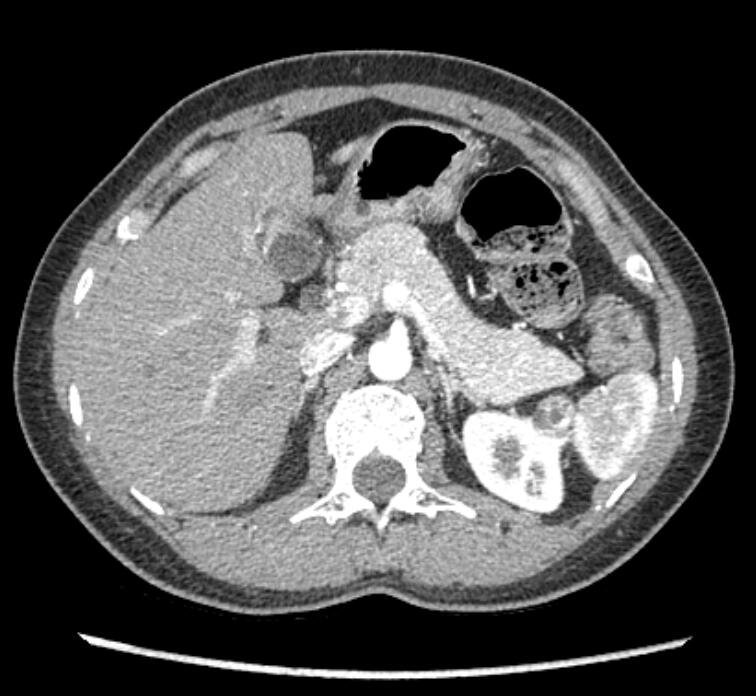
//> input picture IPAndCV/ImagePreprocess/test02.jpg, 756 x 696 px
$ ./ImagePreprocess   (built with g++ and OpenCV 4)
//> lines starting //> are read from the running program, lines starting //| are printed output that depends on the picture
### IPAndCV/ImagePreprocess/ImagePreprocess/zImageIO.h

/*****************************************
  This program is used to Read and Write
  images.
  author: zhonghy
  date:   2018-12-5

******************************************/

#ifndef __ZIMAGEIO_H__
#define __ZIMAGEIO_H__

#include "opencv2/imgproc.hpp"
#include "opencv2/imgcodecs.hpp"
#include "opencv2/highgui.hpp"

#include <iostream>
#include <string>
#include <vector>
#include <map>

using namespace cv;
using namespace std;

typedef struct ImageInfo
{
	int xDim;
	int yDim;
	int sliceDim;
	enum   imageType{JPEG, DICOM, TIFF};
}ImageDim;

class zImageIO
{

public:
	zImageIO()
	{
	   m_imageInfo.xDim = 0;
	   m_imageInfo.yDim = 0;
	   m_imageInfo.sliceDim = 0;
	   //m_imageData = Mat::zeros(m_imageInfo.xDim, m_imageInfo.yDim, CV_16S);
	};
	~zImageIO(){};
	int SetImageData(cv::Mat &src);
    int ReadImageData(std::string fileName);
	Mat &GetImageData()
	{
		return m_imageData;
	}

private:
	cv::Mat   m_imageData;
	ImageDim  m_imageInfo;
};

#endif

### IPAndCV/ImagePreprocess/ImagePreprocess/zImageIO.cpp

/*****************************************
  Class zImageIO implement file.
  images.
  author: zhonghy
  date:   2018-12-5

******************************************/

#include "zImageIO.h"

int zImageIO::ReadImageData(std::string fileName)
{
	m_imageData = imread(fileName, IMREAD_COLOR);
//> m_imageData is the input picture: 696 rows x 756 cols, CV_8UC3; min 0, max 255, mean 85.7
	if (m_imageData.empty())
	{
		return -1;
	}
	else
	{
	   return 1;
	}

}

### IPAndCV/ImagePreprocess/ImagePreprocess/ImagePreprocess.cpp

/************************************************************************/
/*


*/
/************************************************************************/


#include "zImageIO.h"


// detect edge by Laplacian operator
void LaplacianFilter(Mat &imageInput, Mat &imageOutput)
{
	int kernel_size = 3;  //3
	int scale = 1;
	double delta = 0.5;
	int ddepth = CV_16S;

	Mat src_gray;
	/// Reduce noise by blurring with a Gaussian filter
	GaussianBlur(imageInput, imageInput, Size(3, 3), 0, 0, BORDER_DEFAULT);
	//convert to gray
	cvtColor(imageInput, src_gray, COLOR_BGR2GRAY);
	/// Apply Laplace function
	Mat abs_dst, dst;
	//laplacian
	Laplacian(src_gray, dst, ddepth, kernel_size, scale, delta, BORDER_DEFAULT);
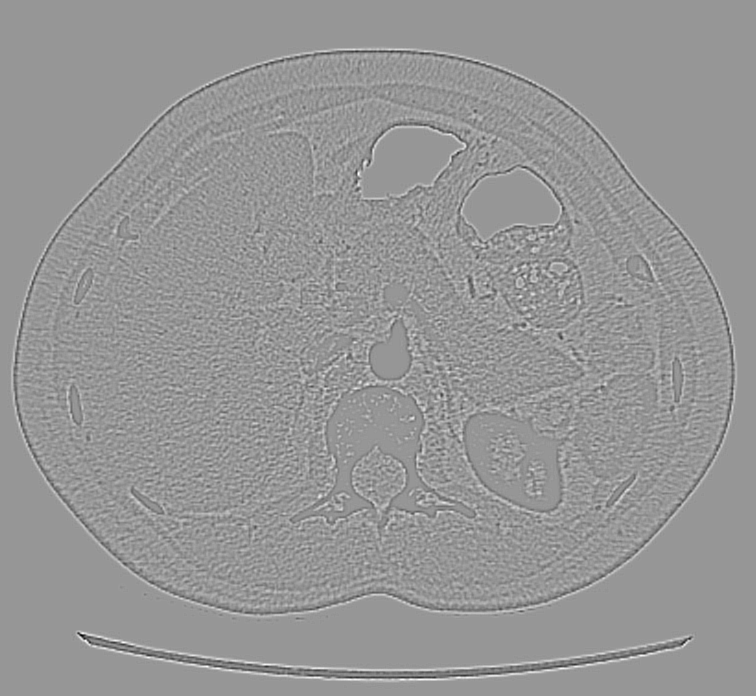
//> dst: 696 rows x 756 cols, CV_16SC1; min -368, max 256, mean 0; drawn with min black and max white
	//convert
	convertScaleAbs(dst, imageOutput);
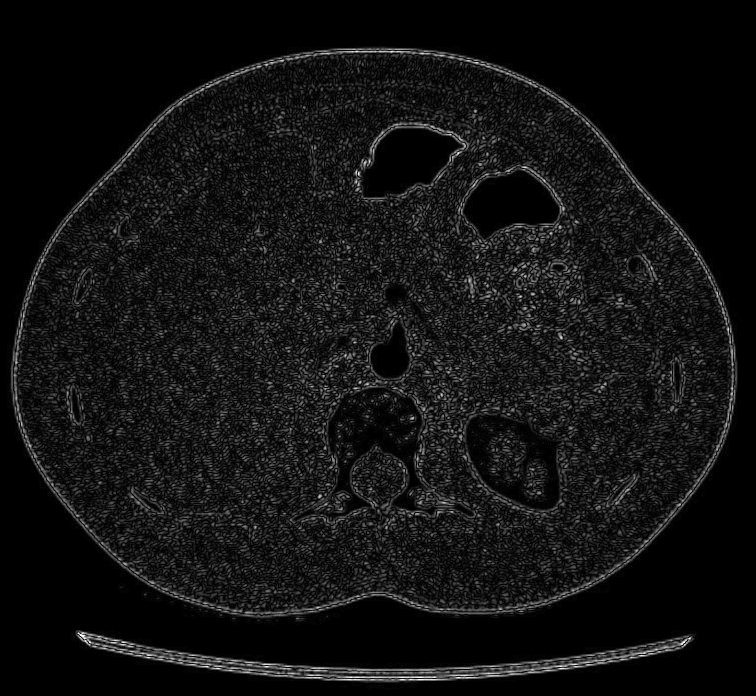
//> imageOutput: 696 rows x 756 cols, CV_8UC1; min 0, max 255, mean 18.3
}

void CornerHarrisFilter(Mat &imageInput, Mat &imageOutput)
{
	double thresh = 0.01; // current threshold
	Mat harris_dst, harris_dst_r;
	Mat src_gray;                      // because src_gray is gray image
	Mat result = imageInput.clone();

	cvtColor(imageInput, src_gray, COLOR_BGR2GRAY);
	cornerHarris(src_gray, harris_dst, 2, 3, 0.04, BORDER_DEFAULT);

	double minv = 0.0, maxv = 0.0;
	cv::minMaxIdx(harris_dst, &minv, &maxv);
	double thresd = 0.01 * maxv;       // max(corner_img.rows)
	threshold(harris_dst, harris_dst_r, thresd, 255, THRESH_BINARY);

	int rowNumber = src_gray.rows;
	int colNumber = src_gray.cols;
	for (int i = 0; i < rowNumber; i++)
	{
		for (int j = 0; j < colNumber; j++)
		{
			if (harris_dst_r.at<float>(i, j) == 255)
			{
				circle(result, Point(j, i), 3, cv::Scalar(0, 0, 255), 2, 8);
			}
		}
	}
	imageOutput = result;
}


int main(int argc, char *argv[])
{
	Mat src, src_gray, dst;
	// load
	zImageIO* imageIO = new zImageIO;
	string fileName;
	fileName =  "F:/ProgramPractice/IPAndCV/ImagePreprocess/test02.jpg";
	imageIO->ReadImageData(fileName);
	//imageIO.ReadImageData(fileName);
	//src = imageIO.GetImageData();
	src = imageIO->GetImageData();

	if (src.empty())
	{
		return -1;
	}

	LaplacianFilter(src, dst);
	//CornerHarrisFilter(src, dst);

	//![display]
	const char* window_name = "Laplace Demo";
	const char* window = "Origin";
	imshow(window, src);
	imshow(window_name, dst);  //abs_dst
	waitKey();

	delete imageIO;
	return EXIT_SUCCESS;
}

// [52 lines of commented-out code are left out]

$ run again, with IPAndCV/ImagePreprocess/test01.jpg copied over IPAndCV/ImagePreprocess/test02.jpg
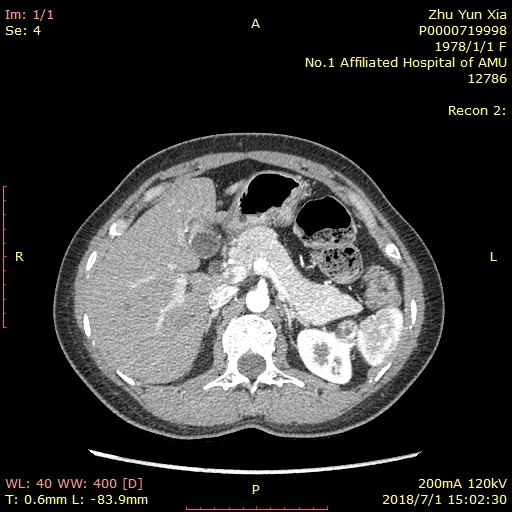
//> input picture IPAndCV/ImagePreprocess/test01.jpg, 512 x 512 px
//> in ReadImageData, m_imageData is the input picture: 512 rows x 512 cols, CV_8UC3; mean B, G, R 53, 53.7, 54.1
//> in LaplacianFilter, `Laplacian(src_gray, dst, ddepth, kernel_size, scale, delta, BORDER_DEF..`:
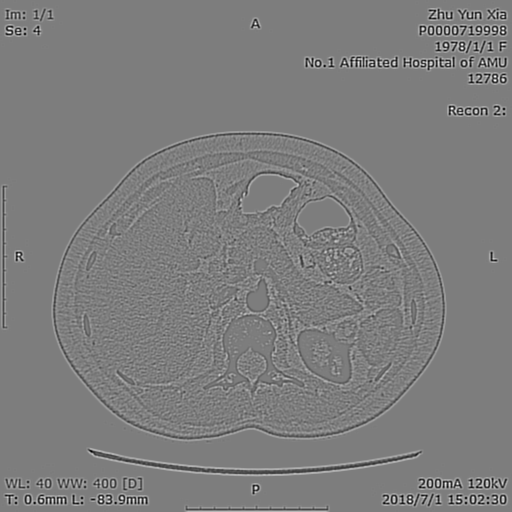
//> dst: 512 rows x 512 cols, CV_16SC1; min -640, max 658, mean 0.1; drawn with min black and max white
//> in LaplacianFilter, `convertScaleAbs(dst, imageOutput);`:
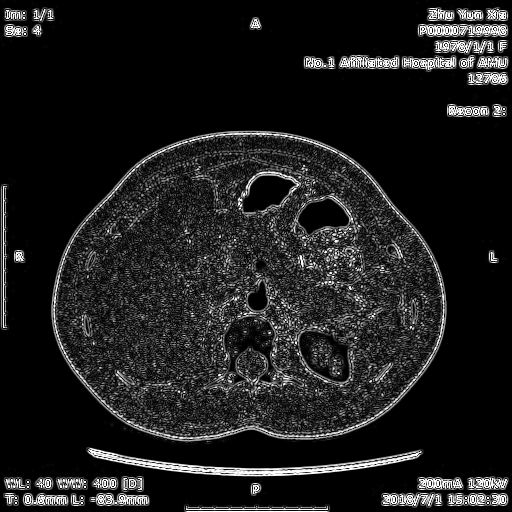
//> imageOutput: 512 rows x 512 cols, CV_8UC1; min 0, max 255, mean 29.4
